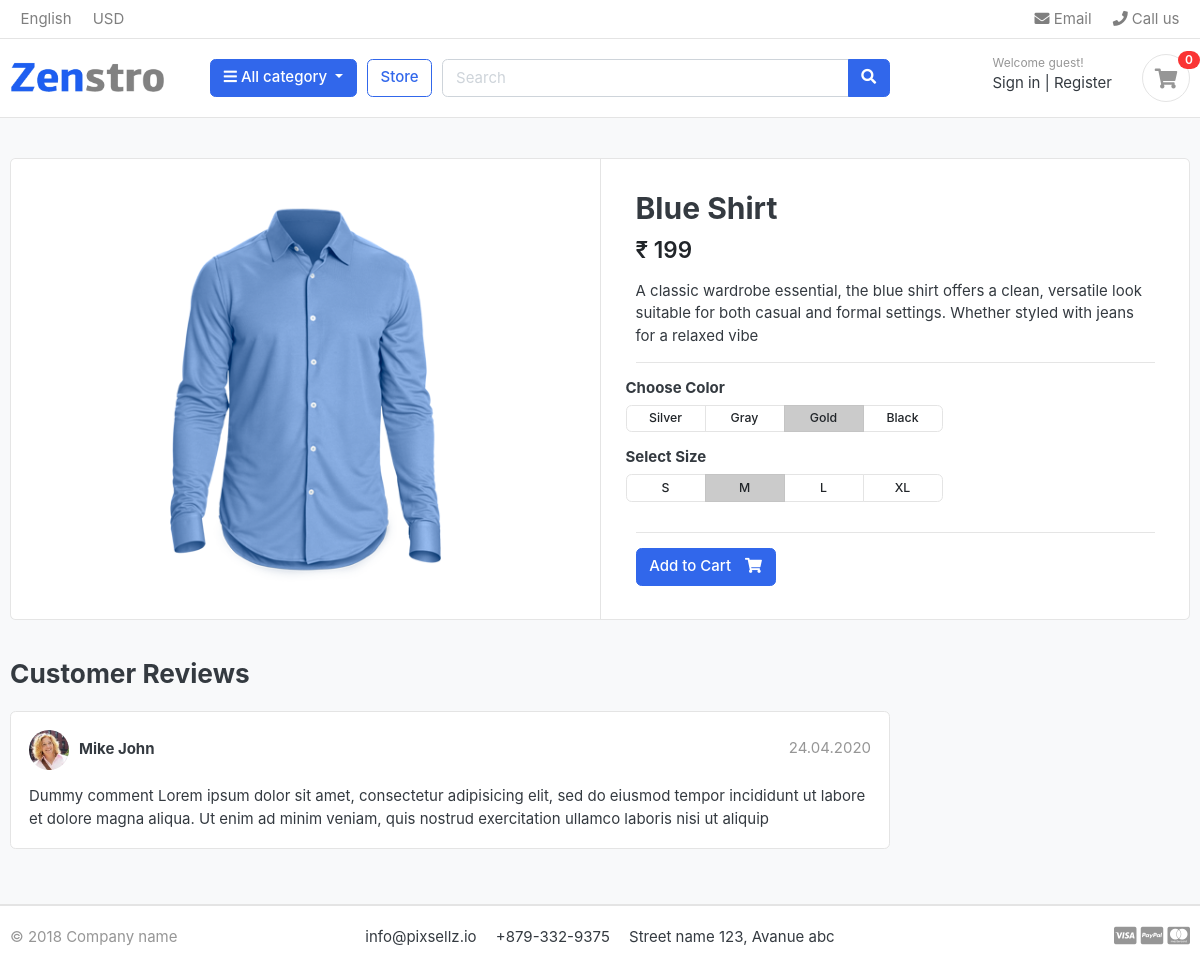
The app's page /store/category/shirt/blue-shirt/ with its own data.
### store/models.py (models this page shows, shortened)
class Product(models.Model):
    product_name = models.CharField(max_length=200,unique=True)
    slug         = models.SlugField(max_length=100,unique=True)
    description  = models.TextField(max_length=500,blank=True)
    price        = models.IntegerField()
    images       = models.ImageField(upload_to='photos/products')
    stock        = models.IntegerField()
    is_available = models.BooleanField(default=True)
    category     = models.ForeignKey(Category,on_delete=models.CASCADE)
    created_date = models.DateField(auto_now_add=True)
    modified_date= models.DateTimeField(auto_now=True)

### store/views.py (the view)
# urls.py: path("category/<slug:category_slug>/<slug:product_slug>/",views.product_detail,name='product_detail'),
def product_detail(request,category_slug,product_slug):
    try:
        single_product = Product.objects.get(category__slug=category_slug, slug = product_slug)
        in_cart = CartItem.objects.filter(cart__cart_id=_cart_id(request), product = single_product).exists()
    except Exception as e:
        raise e
    context = {
        "single_product":single_product,
        'in_cart':in_cart
    }
    return render(request, "store/product_detail.html",context)

### carts/context_processors.py (called while the page is built)
def counter(request):
    cart_count = 0
    if 'admin' in request.path:
        return {}
    else:
        try:
            cart = Cart.objects.filter(cart_id=_cart_id(request))
            cart_items =CartItem.objects.all().filter(cart=cart[:1])
            for cart_item in cart_items:
                cart_count +=cart_item.quantity
        except Cart.ObjectDoesNotExist:
            cart_count = 0
    return dict(cart_count=cart_count)

### carts/views.py (called while the page is built)
def _cart_id(request):
    cart = request.session.session_key          #to get that particular product session id (cookies)
    if not cart:
        cart = request.session.create()
    return cart

### category/context_processors.py (called while the page is built)
def menu_links(request):
    links = Category.objects.all()
    return dict(links=links)

### category/models.py (called while the page is built)
    def get_url(self):
        return reverse("products_by_category",args=[self.slug])

### templates/store/product_detail.html
{% extends "base.html" %}
{% load static %}
{% block content %}
<section class="section-content padding-y bg">
<div class="container">
<div class="card">
	<div class="row no-gutters">
		<aside class="col-md-6">
<article class="gallery-wrap">
	<div class="img-big-wrap">
	   <a href="#"><img src="{{single_product.images.url}}"></a>
	</div>
</article>
		</aside>
		<main class="col-md-6 border-left">
<article class="content-body">
<h2 class="title">{{single_product.product_name}}</h2>
<div class="mb-3">
	<var class="price h4">₹ {{single_product.price}}</var>
</div>
<p>{{single_product.description}}</p>
<hr>
	<div class="row">
		<div class="item-option-select">
			<h6>Choose Color</h6>
			<div class="btn-group btn-group-sm btn-group-toggle" data-toggle="buttons">
			  <label class="btn btn-light">
			    <input type="radio" name="radio_color"> Silver
			  </label>
			  <label class="btn btn-light">
			    <input type="radio" name="radio_color" > Gray
			  </label>
			  <label class="btn btn-light active">
			    <input type="radio" name="radio_color checked"> Gold
			  </label>
			  <label class="btn btn-light">
			    <input type="radio" name="radio_color"> Black
			  </label>
			</div>
		</div>
	</div>
	<div class="row">
		<div class="item-option-select">
			<h6>Select Size</h6>
			<div class="btn-group btn-group-sm btn-group-toggle" data-toggle="buttons">
			  <label class="btn btn-light">
			    <input type="radio" name="radio_color"> S
			  </label>
			  <label class="btn btn-light active">
			    <input type="radio" name="radio_color" checked> M
			  </label>
			  <label class="btn btn-light">
			    <input type="radio" name="radio_color"> L
			  </label>
			  <label class="btn btn-light">
			    <input type="radio" name="radio_color"> XL
			  </label>
			</div>
		</div>
	</div>
	<hr>
	{% if single_product.stock <= 0 %}
		<h5 class="text-danger">Out of Stock</h5>
	{% else %}
		{% if in_cart %}
			<a href="#" class="btn  btn-success"> <span class="text">Added to Cart</span> <i class="fas fa-check"></i>  </a>
			<a href="{% url "cart" %}" class="btn  btn-outline-primary"> <span class="text">View</span> <i class="fas fa-eye"></i>  </a>
		{% else %}
			<a href="{% url "add_cart" single_product.id %}" class="btn  btn-primary"> <span class="text">Add to Cart</span> <i class="fas fa-shopping-cart"></i>  </a>
		{% endif %}
	{% endif %}
</article>
		</main>
	</div>
</div>
<br>
<div class="row">
			<div class="col-md-9">
	<header class="section-heading">
		<h3>Customer Reviews </h3>
	</header>
	<article class="box mb-3">
		<div class="icontext w-100">
			<img src="{% static "./images/avatars/avatar1.jpg" %}" class="img-xs icon rounded-circle">
			<div class="text">
				<span class="date text-muted float-md-right">24.04.2020 </span>
				<h6 class="mb-1">Mike John </h6>
			</div>
		</div>
		<div class="mt-3">
			<p>
				Dummy comment Lorem ipsum dolor sit amet, consectetur adipisicing elit, sed do eiusmod
				tempor incididunt ut labore et dolore magna aliqua. Ut enim ad minim veniam,
				quis nostrud exercitation ullamco laboris nisi ut aliquip
			</p>
		</div>
	</article>
	</div>
</div>
</div>
</section>
{% endblock  %}

### ecommerce/static/css/ui.css (style rules this page uses)
html { font-family: "Inter", sans-serif; font-size: 15px; }
.content-body { flex: 1 1 auto; padding: 2rem 2.3rem; }
.img-xs, .img-sm, .img-md, .img-lg { -o-object-fit: cover; object-fit: cover; flex-shrink: 0; flex-grow: 0; }
.img-xs { width: 40px; height: 40px; }
.padding-y { padding-top: 40px; padding-bottom: 40px; }
var { font-style: normal; }
article:after, .form-group:after { display: block; clear: both; content: ""; }
.bg { background-color: #f8f9fa; }
.section-heading { margin-bottom: 20px; margin-top: 15px; }
p:last-child { margin-bottom: 0; }
.btn-light { background-color: #fff; border-color: #e4e4e4; }
.btn .text + i { margin-left: 10px; }
.icontext { display: inline-flex; align-items: center; vertical-align: middle; }
.icontext .text { width: 100%; line-height: 1.2; }
.icontext .icon { position: relative; margin-right: 10px; flex-shrink: 0; flex-grow: 0; }
.price { font-weight: 600; color: #212529; }
.box { padding: 18px; background: #fff; border-radius: 0.37rem; border: 1px solid #e4e4e4; }
.box img { max-width: 100%; }
.gallery-wrap .img-big-wrap { margin-bottom: 10px; border-radius: 0.37rem; overflow: hidden; background-color: #fff; }
.gallery-wrap .img-big-wrap a { text-align: center; display: block; }
.gallery-wrap .img-big-wrap img { height: 450px; width: auto; display: inline-block; }
.item-option-select { margin-bottom: 1rem; display: inline-block; margin-right: 15px; }
.item-option-select .btn { min-width: 80px; }

### records on screen
Product: images (picture), product_name "Blue Shirt", price "199", description "A classic wardrobe essential, the blue shirt offers a clean, versatile look suitable for both casual and formal settings. Whether styled with jeans for a relaxed vibe"

### other values on screen
{{ cart_count }} "0"
